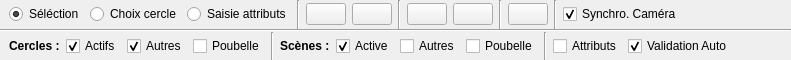
<?xml version="1.0" encoding="UTF-8"?>
<ui version="4.0">
 <class>ONF_ActionManualInventoryOptions</class>
 <widget class="QWidget" name="ONF_ActionManualInventoryOptions">
  <property name="geometry">
   <rect>
    <x>0</x>
    <y>0</y>
    <width>791</width>
    <height>60</height>
   </rect>
  </property>
  <property name="windowTitle">
   <string>Form</string>
  </property>
  <layout class="QHBoxLayout" name="horizontalLayout">
   <property name="spacing">
    <number>0</number>
   </property>
   <property name="leftMargin">
    <number>0</number>
   </property>
   <property name="topMargin">
    <number>0</number>
   </property>
   <property name="rightMargin">
    <number>0</number>
   </property>
   <property name="bottomMargin">
    <number>0</number>
   </property>
   <item>
    <widget class="QWidget" name="wd_toolbar" native="true">
     <layout class="QVBoxLayout" name="verticalLayout">
      <property name="spacing">
       <number>0</number>
      </property>
      <property name="leftMargin">
       <number>0</number>
      </property>
      <property name="topMargin">
       <number>0</number>
      </property>
      <property name="rightMargin">
       <number>0</number>
      </property>
      <property name="bottomMargin">
       <number>0</number>
      </property>
      <item>
       <widget class="QWidget" name="widget" native="true">
        <layout class="QVBoxLayout" name="verticalLayout_2">
         <property name="spacing">
          <number>0</number>
         </property>
         <property name="leftMargin">
          <number>0</number>
         </property>
         <property name="topMargin">
          <number>0</number>
         </property>
         <property name="rightMargin">
          <number>0</number>
         </property>
         <property name="bottomMargin">
          <number>0</number>
         </property>
         <item>
          <widget class="QWidget" name="widget_3" native="true">
           <layout class="QHBoxLayout" name="horizontalLayout_2">
            <property name="leftMargin">
             <number>9</number>
            </property>
            <property name="topMargin">
             <number>0</number>
            </property>
            <property name="rightMargin">
             <number>9</number>
            </property>
            <property name="bottomMargin">
             <number>0</number>
            </property>
            <item>
             <widget class="QRadioButton" name="rb_select">
              <property name="text">
               <string>Séléction</string>
              </property>
              <property name="checked">
               <bool>true</bool>
              </property>
              <attribute name="buttonGroup">
               <string notr="true">bg_mode</string>
              </attribute>
             </widget>
            </item>
            <item>
             <widget class="QRadioButton" name="rb_dbh">
              <property name="text">
               <string>Choix cercle</string>
              </property>
              <attribute name="buttonGroup">
               <string notr="true">bg_mode</string>
              </attribute>
             </widget>
            </item>
            <item>
             <widget class="QRadioButton" name="rb_attributes">
              <property name="text">
               <string>Saisie attributs</string>
              </property>
              <attribute name="buttonGroup">
               <string notr="true">bg_mode</string>
              </attribute>
             </widget>
            </item>
            <item>
             <widget class="Line" name="line_2">
              <property name="orientation">
               <enum>Qt::Vertical</enum>
              </property>
             </widget>
            </item>
            <item>
             <widget class="QPushButton" name="pb_upper">
              <property name="text">
               <string/>
              </property>
              <property name="icon">
               <iconset>
                <normaloff>:/icons/upper.png</normaloff>:/icons/upper.png</iconset>
              </property>
             </widget>
            </item>
            <item>
             <widget class="QPushButton" name="pb_lower">
              <property name="text">
               <string/>
              </property>
              <property name="icon">
               <iconset>
                <normaloff>:/icons/lower.png</normaloff>:/icons/lower.png</iconset>
              </property>
             </widget>
            </item>
            <item>
             <widget class="Line" name="line_3">
              <property name="orientation">
               <enum>Qt::Vertical</enum>
              </property>
             </widget>
            </item>
            <item>
             <widget class="QPushButton" name="pb_toTrash">
              <property name="sizePolicy">
               <sizepolicy hsizetype="Minimum" vsizetype="Fixed">
                <horstretch>0</horstretch>
                <verstretch>0</verstretch>
               </sizepolicy>
              </property>
              <property name="icon">
               <iconset>
                <normaloff>:/icons/trash.png</normaloff>:/icons/trash.png</iconset>
              </property>
             </widget>
            </item>
            <item>
             <widget class="QPushButton" name="pb_fromTrash">
              <property name="text">
               <string/>
              </property>
              <property name="icon">
               <iconset>
                <normaloff>:/icons/cancelTrash.png</normaloff>:/icons/cancelTrash.png</iconset>
              </property>
             </widget>
            </item>
            <item>
             <widget class="Line" name="line_7">
              <property name="orientation">
               <enum>Qt::Vertical</enum>
              </property>
             </widget>
            </item>
            <item>
             <widget class="QPushButton" name="pb_toValidated">
              <property name="text">
               <string/>
              </property>
              <property name="icon">
               <iconset>
                <normaloff>:/icons/ok.png</normaloff>:/icons/ok.png</iconset>
              </property>
             </widget>
            </item>
            <item>
             <widget class="Line" name="line">
              <property name="orientation">
               <enum>Qt::Vertical</enum>
              </property>
             </widget>
            </item>
            <item>
             <widget class="QCheckBox" name="cb_centerCamera">
              <property name="text">
               <string>Synchro. Caméra</string>
              </property>
              <property name="checked">
               <bool>true</bool>
              </property>
             </widget>
            </item>
            <item>
             <spacer name="horizontalSpacer_2">
              <property name="orientation">
               <enum>Qt::Horizontal</enum>
              </property>
              <property name="sizeHint" stdset="0">
               <size>
                <width>40</width>
                <height>20</height>
               </size>
              </property>
             </spacer>
            </item>
           </layout>
          </widget>
         </item>
         <item>
          <widget class="Line" name="line_5">
           <property name="orientation">
            <enum>Qt::Horizontal</enum>
           </property>
          </widget>
         </item>
         <item>
          <widget class="QWidget" name="widget_2" native="true">
           <layout class="QHBoxLayout" name="horizontalLayout_3">
            <property name="spacing">
             <number>6</number>
            </property>
            <property name="leftMargin">
             <number>9</number>
            </property>
            <property name="topMargin">
             <number>0</number>
            </property>
            <property name="rightMargin">
             <number>9</number>
            </property>
            <property name="bottomMargin">
             <number>0</number>
            </property>
            <item>
             <widget class="QLabel" name="label_2">
              <property name="font">
               <font>
                <weight>75</weight>
                <bold>true</bold>
               </font>
              </property>
              <property name="text">
               <string>Cercles :</string>
              </property>
             </widget>
            </item>
            <item>
             <widget class="QCheckBox" name="cb_activeCircles">
              <property name="text">
               <string>Actifs</string>
              </property>
              <property name="checked">
               <bool>true</bool>
              </property>
             </widget>
            </item>
            <item>
             <widget class="QCheckBox" name="cb_otherCircles">
              <property name="text">
               <string>Autres</string>
              </property>
              <property name="checked">
               <bool>true</bool>
              </property>
             </widget>
            </item>
            <item>
             <widget class="QCheckBox" name="cb_trash">
              <property name="text">
               <string>Poubelle</string>
              </property>
             </widget>
            </item>
            <item>
             <widget class="Line" name="line_4">
              <property name="orientation">
               <enum>Qt::Vertical</enum>
              </property>
             </widget>
            </item>
            <item>
             <widget class="QLabel" name="label">
              <property name="font">
               <font>
                <weight>75</weight>
                <bold>true</bold>
               </font>
              </property>
              <property name="text">
               <string>Scènes :</string>
              </property>
             </widget>
            </item>
            <item>
             <widget class="QCheckBox" name="cb_activeScene">
              <property name="text">
               <string>Active</string>
              </property>
              <property name="checked">
               <bool>true</bool>
              </property>
             </widget>
            </item>
            <item>
             <widget class="QCheckBox" name="cb_otherScenes">
              <property name="text">
               <string>Autres</string>
              </property>
             </widget>
            </item>
            <item>
             <widget class="QCheckBox" name="cb_trashScenes">
              <property name="text">
               <string>Poubelle</string>
              </property>
             </widget>
            </item>
            <item>
             <widget class="Line" name="line_6">
              <property name="orientation">
               <enum>Qt::Vertical</enum>
              </property>
             </widget>
            </item>
            <item>
             <widget class="QCheckBox" name="cb_showData">
              <property name="text">
               <string>Attributs</string>
              </property>
             </widget>
            </item>
            <item>
             <widget class="QCheckBox" name="cb_autoValidate">
              <property name="text">
               <string>Validation Auto</string>
              </property>
              <property name="checked">
               <bool>true</bool>
              </property>
             </widget>
            </item>
            <item>
             <spacer name="horizontalSpacer">
              <property name="orientation">
               <enum>Qt::Horizontal</enum>
              </property>
              <property name="sizeHint" stdset="0">
               <size>
                <width>40</width>
                <height>20</height>
               </size>
              </property>
             </spacer>
            </item>
           </layout>
          </widget>
         </item>
        </layout>
       </widget>
      </item>
     </layout>
    </widget>
   </item>
  </layout>
 </widget>
 <resources/>
 <connections/>
 <buttongroups>
  <buttongroup name="bg_mode"/>
 </buttongroups>
</ui>
